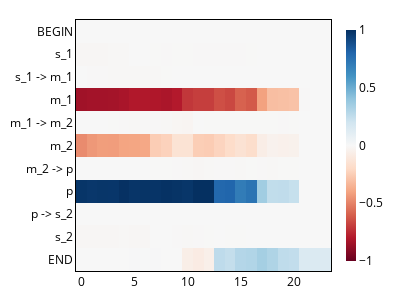

The cell this chart's notebook holds for it:
### Code cell
pu.plot_residual(h.normalise_tensor(h.resize_all(s_resid_denoising2)), labels, image_dir / "symbolic_residual2.png")

### Figure 1 — Plotly figure (JSON) as saved in the notebook; plotly's stock layout.template omitted (floating-point values rounded to 4 significant figures; data arrays with more than 128 entries replaced by an {"elided": "..."} marker saying what was removed)
{"data": [{"coloraxis": "coloraxis", "hovertemplate": "Layer: %{x}<br>Sequence Position: %{y}<br>color: %{z}<extra></extra>", "name": "0", "type": "heatmap", "xaxis": "x", "y": ["BEGIN", "s_1", "s_1 -> m_1", "m_1", "m_1 -> m_2", "m_2", "m_2 -> p", "p", "p -> s_2", "s_2", "END"], "yaxis": "y", "z": {"elided": "11x24 float values"}}], "layout": {"coloraxis": {"cmid": 0, "colorbar": {"len": 1, "lenmode": "fraction", "thickness": 10, "thicknessmode": "pixels", "title": {}}, "colorscale": [[0, "rgb(103,0,31)"], [0.1, "rgb(178,24,43)"], [0.2, "rgb(214,96,77)"], [0.3, "rgb(244,165,130)"], [0.4, "rgb(253,219,199)"], [0.5, "rgb(247,247,247)"], [0.6, "rgb(209,229,240)"], [0.7, "rgb(146,197,222)"], [0.8, "rgb(67,147,195)"], [0.9, "rgb(33,102,172)"], [1, "rgb(5,48,97)"]]}, "font": {"color": "black", "size": 12}, "height": 300, "margin": {"b": 20, "l": 10, "r": 10, "t": 20}, "title": {"font": {"size": 14}}, "width": 400, "xaxis": {"anchor": "y", "constrain": "domain", "domain": [0, 1], "linecolor": "black", "linewidth": 1, "mirror": true, "scaleanchor": "y", "showline": true, "showticklabels": true, "tickmode": "array", "ticks": "", "title": {}}, "yaxis": {"anchor": "x", "autorange": "reversed", "constrain": "domain", "domain": [0, 1], "linecolor": "black", "linewidth": 1, "mirror": true, "showline": true, "showticklabels": true, "tickmode": "array", "ticks": "", "ticktext": ["BEGIN", "s_1", "s_1 -> m_1", "m_1", "m_1 -> m_2", "m_2", "m_2 -> p", "p", "p -> s_2", "s_2", "END"], "tickvals": [0, 1, 2, 3, 4, 5, 6, 7, 8, 9, 10], "title": {}}}}
